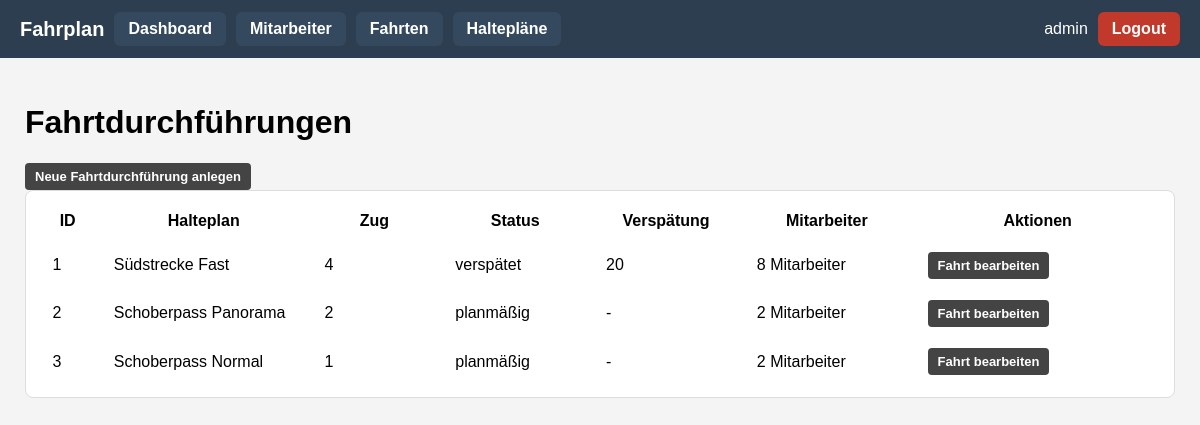
The app's page /fahrten (signed in), older data.
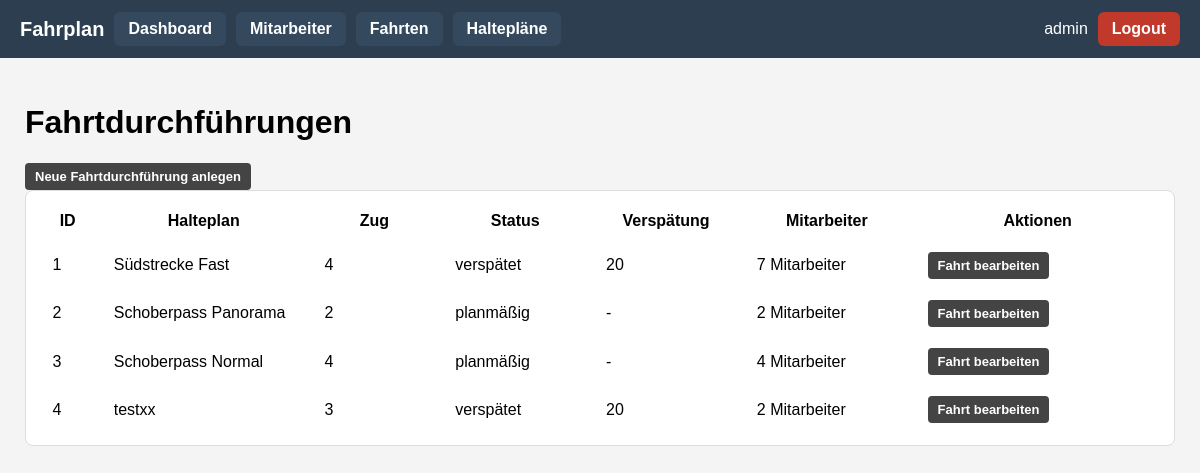
The same page, newer data.
### app/models.py (models this page shows, shortened)
class Fahrtdurchfuehrung(db.Model):
    __tablename__ = "fahrtdurchfuehrung"
    fahrt_id: so.Mapped[int] = so.mapped_column(primary_key=True)
    halteplan_id: so.Mapped[int] = so.mapped_column(
        sa.ForeignKey("halteplan.halteplan_id"), nullable=False
    )
    zug_id: so.Mapped[int] = so.mapped_column(
        sa.ForeignKey("zug.id"), nullable=False, index=True
    )
    zug: so.Mapped["Zug"] = so.relationship("Zug")
    status: so.Mapped[FahrtdurchfuehrungStatus] = so.mapped_column(
        sa.Enum(FahrtdurchfuehrungStatus),
        nullable=False,
        default=FahrtdurchfuehrungStatus.PLANMAESSIG,
    )
    verspaetung_min: so.Mapped[Optional[int]] = so.mapped_column(sa.Integer)
    halteplan: so.Mapped["Halteplan"] = so.relationship(back_populates="fahrten")
    dienstzuweisungen: so.Mapped[List["Dienstzuweisung"]] = so.relationship(
        back_populates="fahrt",
        cascade="all, delete-orphan",
        passive_deletes=True,
    )
    halte: so.Mapped[List["FahrtHalt"]] = so.relationship(
        "FahrtHalt",
        back_populates="fahrt",
        cascade="all, delete-orphan",
        passive_deletes=True,
    )
    segmente: so.Mapped[List["FahrtSegment"]] = so.relationship(
        "FahrtSegment",
        back_populates="fahrt",
        cascade="all, delete-orphan",
        passive_deletes=True,
    )
    abfahrt_zeit: so.Mapped[datetime] = so.mapped_column(sa.DateTime(), nullable=False)
    price_factor: so.Mapped[float] = so.mapped_column(sa.Float, nullable=False, default=1.0)
    __table_args__ = (
        sa.CheckConstraint("price_factor >= 1", name="ck_fahrt_price_factor_ge1"),
    )

class Halteplan(db.Model):
    __tablename__ = "halteplan"
    halteplan_id: so.Mapped[int] = so.mapped_column(primary_key=True)
    bezeichnung: so.Mapped[str] = so.mapped_column(sa.String(128), nullable=False)
    strecke_id: so.Mapped[int] = so.mapped_column(
        sa.ForeignKey("strecke.id"), nullable=False, index=True
    )
    strecke: so.Mapped["Strecke"] = so.relationship("Strecke")
    fahrten: so.Mapped[List["Fahrtdurchfuehrung"]] = so.relationship(
        back_populates="halteplan",
        cascade="all, delete-orphan"
    )
    haltepunkte: so.Mapped[List["Haltepunkt"]] = so.relationship(
        "Haltepunkt",
        order_by="Haltepunkt.position",
        cascade="all, delete-orphan"
    )
    segmente: so.Mapped[List["HalteplanSegment"]] = so.relationship(
        "HalteplanSegment",
        order_by="HalteplanSegment.position",
        cascade="all, delete-orphan",
    )

### app/routes.py (the view)
@app.route("/fahrten")
@login_required
@admin_required
def fahrten_list():
    fahrten = Fahrtdurchfuehrung.query.all()
    mitarbeiter_counts = {
        f.fahrt_id: len(f.dienstzuweisungen)
        for f in fahrten
    }
    return render_template(
        "fahrten_list.html",
        fahrten=fahrten,
        mitarbeiter_counts=mitarbeiter_counts,
        title="Fahrtdurchführungen"
    )

### app/models.py (called while the page is built)
@login.user_loader
def load_user(id: str):
    return db.session.get(User, int(id))

    @property
    def is_admin(self) -> bool:
        return self.role == Role.ADMIN

### app/routes.py (called while the page is built)
def admin_required(view_func):
    @wraps(view_func)
    def wrapper(*args, **kwargs):
        if not current_user.is_authenticated or not current_user.is_admin:
            abort(403)
        return view_func(*args, **kwargs)
    return wrapper

@app.before_request
def before_request():
    if current_user.is_authenticated:
        current_user.last_seen = datetime.now(timezone.utc)
        db.session.commit()

### app/templates/fahrten_list.html
{% extends "base.html" %}
{% block content %}
<h1>Fahrtdurchführungen</h1>
<div class="btn-container">
    <a href="{{ url_for('fahrten_new') }}" class="btn-primary-small">
        Neue Fahrtdurchführung anlegen
    </a>
</div>
<div class="table-wrapper">
<table class="table table-striped fahrten-table">
    <thead>
        <tr>
            <th class="col-id">ID</th>
            <th class="col-halteplan">Halteplan</th>
            <th class="col-zug">Zug</th>
            <th class="col-status">Status</th>
            <th class="col-verspaetung">Verspätung</th>
            <th class="col-mitarbeiter">Mitarbeiter</th>
            <th class="col-aktionen">Aktionen</th>
        </tr>
    </thead>
    <tbody>
        {% for f in fahrten %}
        <tr>
            <td>{{ f.fahrt_id }}</td>
            <td>{{ f.halteplan.bezeichnung }}</td>
            <td>
                {% if f.zug_id %}
                    {{ f.zug_id }}
                {% else %}
                    <span class="badge-grey">kein Zug</span>
                {% endif %}
            </td>
            <td>{{ f.status.value }}</td>
            <td>{{ f.verspaetung_min or "-" }}</td>
            <td>
                {{ mitarbeiter_counts[f.fahrt_id] | default(0) }} Mitarbeiter
            </td>
            <td>
                <a href="{{ url_for('fahrt_edit', fahrt_id=f.fahrt_id) }}"
                   class="btn-primary-small btn-inline">
                    Fahrt bearbeiten
                </a>
            </td>
        </tr>
        {% else %}
        <tr>
            <td colspan="7">Keine Fahrten vorhanden.</td>
        </tr>
        {% endfor %}
    </tbody>
</table>
</div>
{% endblock %}

Row changes from the older to the newer data that the page shows:
computed for Fahrtdurchfuehrung "Südstrecke Fast": mitarbeiter_counts "8" → "7"
changed Fahrtdurchfuehrung "Schoberpass Normal": zug_id "1" → "4"; zug "2" → "4"
added Fahrtdurchfuehrung: fahrt_id "4", halteplan.bezeichnung "testxx", zug_id "3", status.value "verspätet", verspaetung_min "20", mitarbeiter_counts "2"
